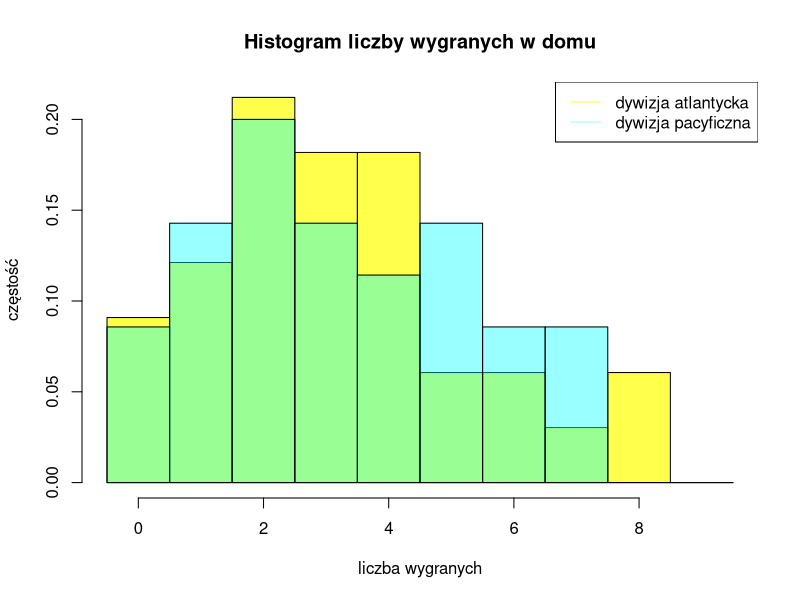
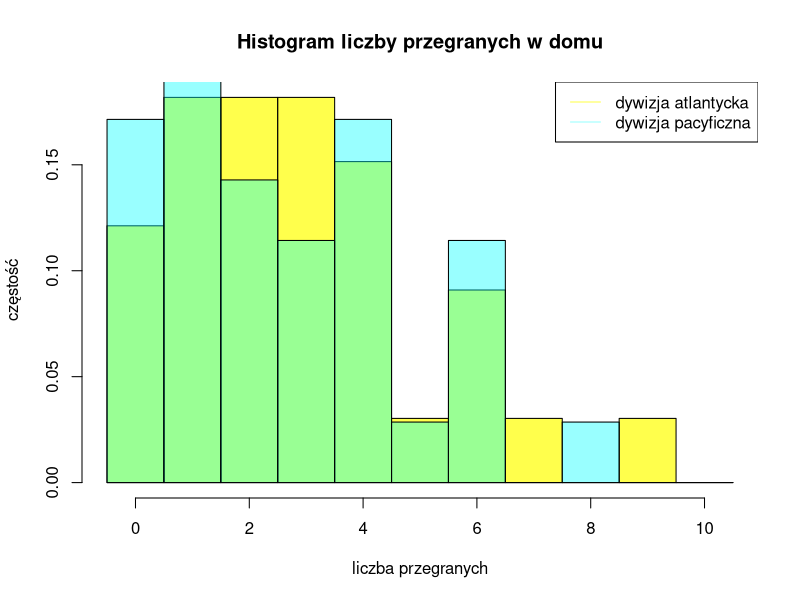
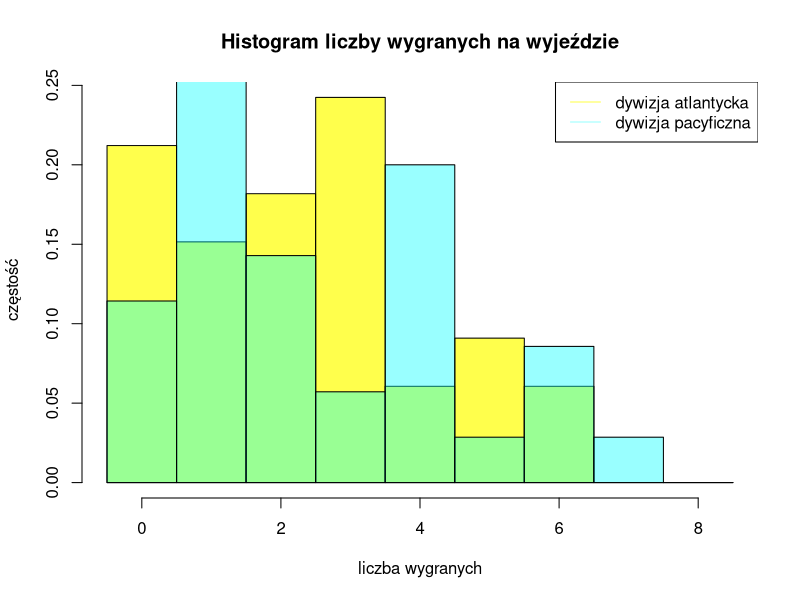
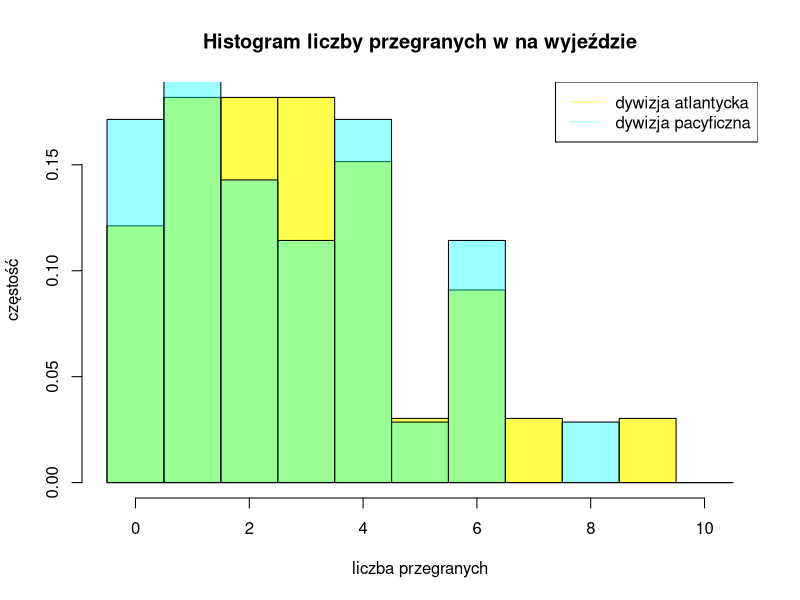
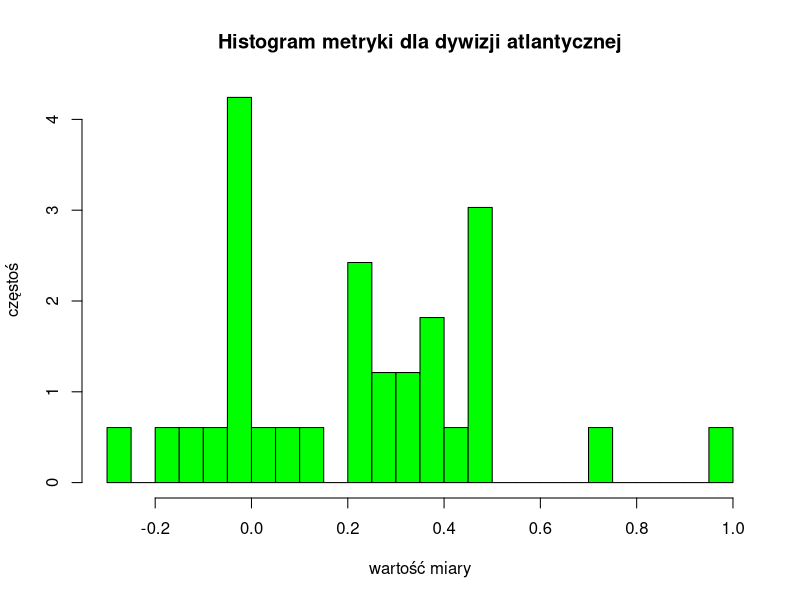
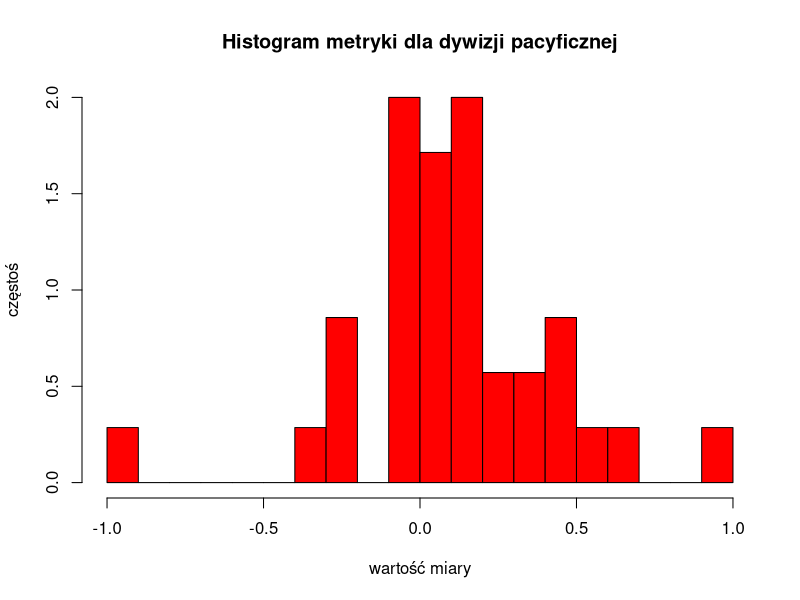

The R source for these figures, in order:
# setwd(...)

# metryka
metric <- function(X)
{
  wins_home <- X[1]
  losses_home <- X[2]
  wins_road <- X[3]
  losses_road <- X[4]
  0.5*((wins_home - losses_home)/(wins_home + losses_home) - (wins_road - losses_road)/(wins_road + losses_road))
}

# rysowanie histogramów danych wejściwoych
plot_hist <-function(atlantic, pacific, main_, xlab_)
{
  breaks_supp <- -0.5:(max(max(atlantic + 1), max(pacific + 1)) + 0.5)
  hist(atlantic, breaks = breaks_supp, freq = FALSE, col = rgb(1, 1, 0, 0.7), main = main_, xlab = xlab_, ylab = "częstość")
  hist(pacific, breaks = breaks_supp, freq = FALSE, col = rgb(0, 1, 1, 0.4), add=T)
  legend(x = "topright", 1, lty = 1, legend = c("dywizja atlantycka", "dywizja pacyficzna"), col = c(rgb(1,1,0,0.7), rgb(0,1,1,0.4))) 
}

####################################################################################################################################################################
####################################################################################################################################################################
####################################################################################################################################################################

# wczytanie danych
X_atlantic <- read.csv("./Data/AtlanticDivision.csv", sep = ",", head = TRUE)
X_pacific <- read.csv("./Data/PacificDivision.csv", sep = ",", head = TRUE)

# rysowanie histogramów danych wejściowych
plot_hist(X_atlantic$WinsHome, X_pacific$WinsHome, "Histogram liczby wygranych w domu", "liczba wygranych")
plot_hist(X_atlantic$LossesHome, X_pacific$LossesHome, "Histogram liczby przegranych w domu", "liczba przegranych")
plot_hist(X_atlantic$WinsRoad, X_pacific$WinsRoad, "Histogram liczby wygranych na wyjeździe", "liczba wygranych")
plot_hist(X_atlantic$LossesHome, X_pacific$LossesHome, "Histogram liczby przegranych w na wyjeździe", "liczba przegranych")

# obliczenie metryki dla obu grup
atlantic_metric <- apply(X_atlantic, 1, metric)
pacific_metric <- apply(X_pacific, 1, metric)

# histogramy metryk
hist(atlantic_metric, breaks = 20, freq = FALSE, col = "green", main = "Histogram metryki dla dywizji atlantycznej", xlab = "wartość miary", ylab = "częstoś")
hist(pacific_metric, breaks = 20, freq = FALSE, col = "red", main = "Histogram metryki dla dywizji pacyficznej", xlab = "wartość miary", ylab = "częstoś")

# test t Welcha
t.test(atlantic_metric, pacific_metric, alternative="two.sided", var.equal=FALSE)

# testy normalności Shapiro-Wilka 
shapiro.test(atlantic_metric)
shapiro.test(pacific_metric)

# test Manna-Whitneya-Wilcoxona (test sum rang Wilcoxona)
wilcox.test(atlantic_metric, pacific_metric, paired = FALSE)